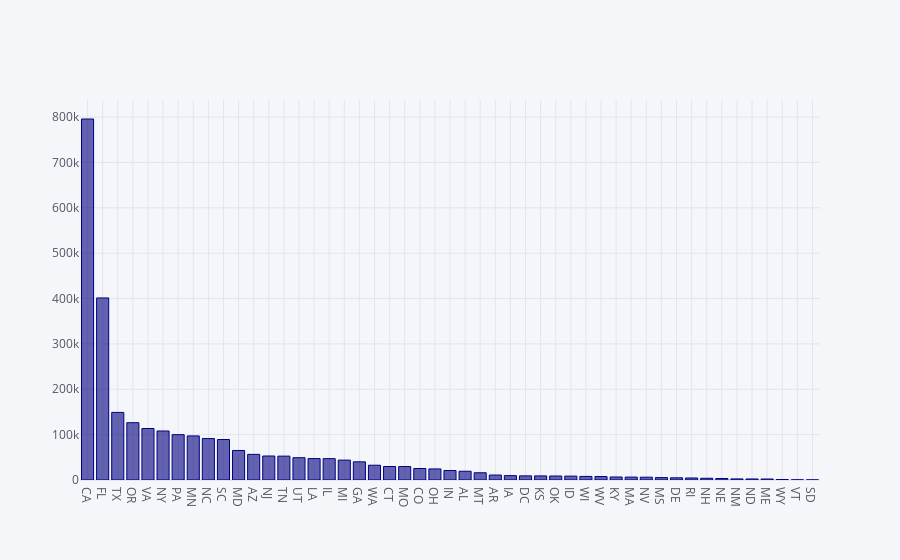

This figure's notebook cell:
### Markdown cell above
## Claculating the number of accidents per state

### Code cell
df_accident['State'].value_counts().compute().iplot(kind = 'bar', colors = 'navy')

### Figure 1 — Plotly figure (JSON) as saved in the notebook; plotly's stock layout.template omitted (floating-point values rounded to 4 significant figures)
{"data": [{"marker": {"color": "rgba(0, 0, 128, 0.6)", "line": {"color": "rgba(0, 0, 128, 1.0)", "width": 1}}, "name": "State", "orientation": "v", "text": "", "type": "bar", "x": ["CA", "FL", "TX", "OR", "VA", "NY", "PA", "MN", "NC", "SC", "MD", "AZ", "NJ", "TN", "UT", "LA", "IL", "MI", "GA", "WA", "CT", "MO", "CO", "OH", "IN", "AL", "MT", "AR", "IA", "DC", "KS", "OK", "ID", "WI", "WV", "KY", "MA", "NV", "MS", "DE", "RI", "NH", "NE", "NM", "ND", "ME", "WY", "VT", "SD"], "y": [795868, 401388, 149037, 126341, 113535, 108049, 99975, 97185, 91362, 89216, 65085, 56504, 52902, 52613, 49193, 47232, 47105, 43843, 40086, 32554, 29762, 29633, 25340, 24409, 20850, 19322, 15964, 10935, 9607, 9133, 9033, 8806, 8544, 7896, 7632, 6638, 6392, 6197, 5320, 4842, 4451, 3866, 3320, 2370, 2258, 2193, 990, 365, 201]}], "layout": {"legend": {"bgcolor": "#F5F6F9", "font": {"color": "#4D5663"}}, "paper_bgcolor": "#F5F6F9", "plot_bgcolor": "#F5F6F9", "title": {"font": {"color": "#4D5663"}}, "xaxis": {"gridcolor": "#E1E5ED", "showgrid": true, "tickfont": {"color": "#4D5663"}, "title": {"font": {"color": "#4D5663"}, "text": ""}, "zerolinecolor": "#E1E5ED"}, "yaxis": {"gridcolor": "#E1E5ED", "showgrid": true, "tickfont": {"color": "#4D5663"}, "title": {"font": {"color": "#4D5663"}, "text": ""}, "zerolinecolor": "#E1E5ED"}}}
